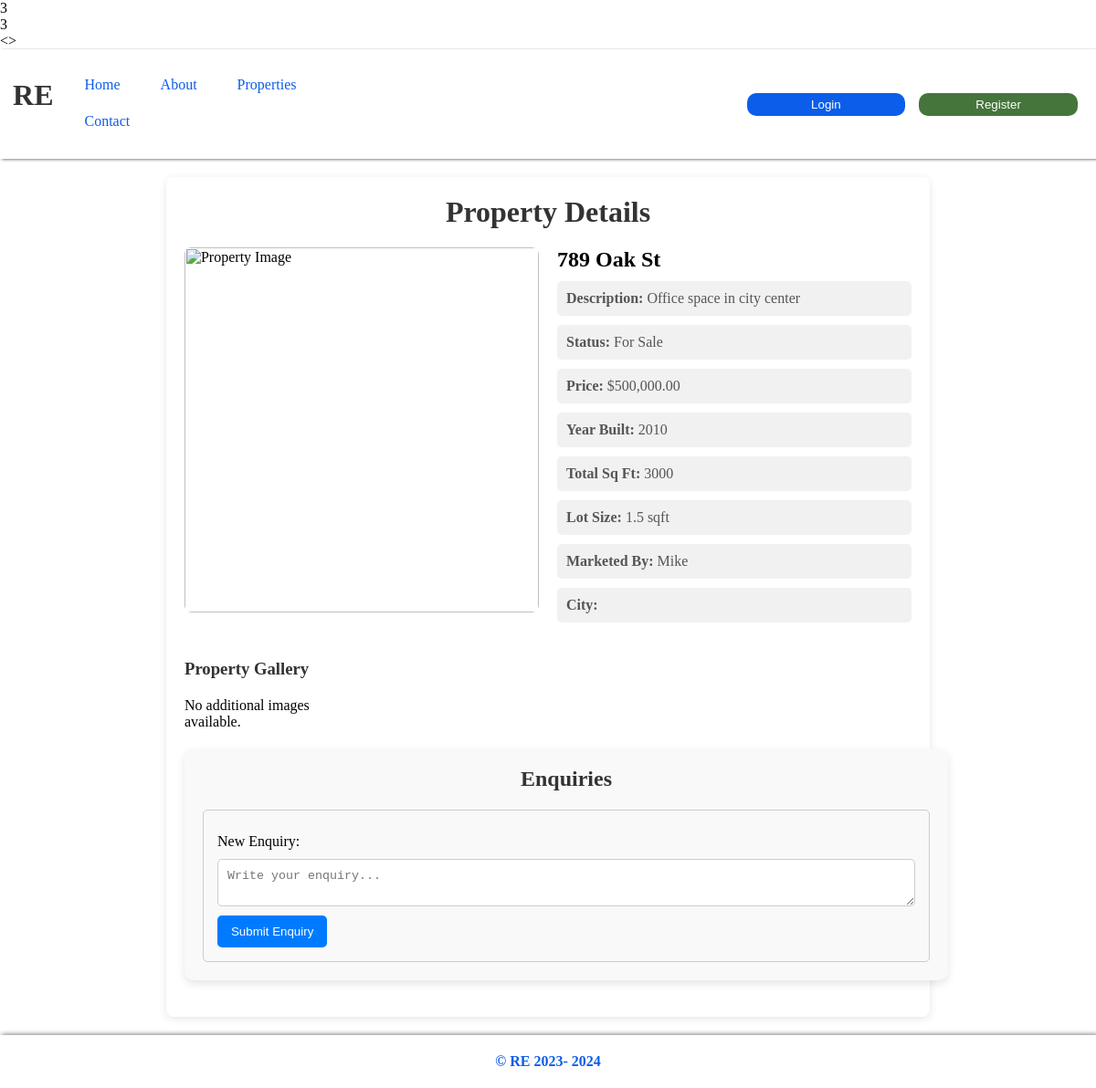
Page /property-details?id=3 on the committed database.
### tables this page shows
create table property(
    id int auto_increment primary key,
    propertyType int,
    status varchar(20) not null,
    yearBuilt int not null,
    marketedBy int not null,
    description varchar(255) not null,
    price float not null,
    totalSqFt float not null,
    lotSizeUnit varchar(20) not null,
    lotSize float not null,
    cityId int,
    address varchar(50) not null,
    foreign key (marketedBy) references user(id) on delete cascade,
    foreign key (cityId) references city(id) on delete set null,
    createdAt datetime default current_timestamp
);

create table user(
    id int auto_increment primary key,
    firstName varchar(50) not null,
    lastName varchar(50) not null,
    email varchar(100) not null,
    username varchar(50) not null,
    password varchar(255) not null,
    roleId int,
    avatar varchar(255) not null,
    foreign key (roleId) references role(id) on delete set null,
    createdAt datetime default current_timestamp

);

### src/controllers/HomeController.php (called while the page is built, shortened)
<?php
    class HomeController {
        private PropertyRepository $propertyRepository;
        public function __construct(
            PropertyRepository $propertyRepository,
            UserService $userService,
            PropertyTypeRepository $propertyTypeRepository,
            CityRepository $cityRepository,
            CommentRepository $commentRepository,
            EnquiryRepository $enquiryRepository,
        ) {
            $this->propertyRepository = $propertyRepository;
        }
        public function getPropertyDetails($id) : void {
            $property = $this->propertyRepository->getPropertyById($id);
            require_once __DIR__."/../../public/property-details.php";
        }
    }

### src/repositories/PropertyRepository.php (called while the page is built, shortened)
<?php
    class PropertyRepository {
        private PropertyDAO $propertyDAO;
        private PropertyTypeDAO $propertyTypeDAO;
        private RoleDAO $roleDAO;
        private UserDAO $userDAO;
        private EnquiryDAO $enquiryDAO;
        public function __construct(
            PropertyDAO $propertyDAO,
            PropertyTypeDAO $propertyTypeDAO,
            UserDAO $userDAO,
            RoleDAO $roleDAO,
            EnquiryDAO $enquiryDAO,
            CommentDAO $commentDAO
        ) {
            $this->propertyDAO = $propertyDAO;
            $this->propertyTypeDAO = $propertyTypeDAO;
            $this->userDAO = $userDAO;
            $this->roleDAO = $roleDAO;
            $this->enquiryDAO = $enquiryDAO;
        }
        public function getPropertyById(int $id) : Property {
            $property = $this->propertyDAO->getPropertyById($id);
            $marketedBy = $this->userDAO->getUserById($property->getMarketedBy()->getId());
            $marketedBy->setRole($this->roleDAO->getRoleById($marketedBy->getRole()->getId()));
            $propertyType = $this->propertyTypeDAO->getPropertyTypeById($property->getPropertyType()->getId());
            $property->setMarketedBy($marketedBy);
            $property->setPropertyType($propertyType);
            $enquiries = $this->enquiryDAO->getEnquiriesByPropertyId($property->getId());
            $property->setEnquiries($enquiries);
            return $property;
        }
    }

### src/dao/PropertyDAO.php (called while the page is built, shortened)
<?php
class PropertyDAO
{
    private mysqli $db;
    public function __construct(
        mysqli $db
    ) {
        $this->db=$db;
    }
    public function getPropertyById(int $id): Property
    {
        $property = null;
        try {
            $propertyResult = $this->db->query("SELECT * FROM property WHERE id=$id;");
            if ($propertyResult->num_rows > 0) {
                $row = $propertyResult->fetch_assoc();
                $property = new Property();
                $property->setId($row["id"]);
                $property->setStatus($row["status"]);
                $property->setYearBuilt($row["yearBuilt"]);
                $property->setDescription($row["description"]);
                $property->setPrice($row["price"]);
                $property->setTotalSqFt($row["totalSqFt"]);
                $property->setLotSizeUnit($row["lotSizeUnit"]);
                $property->setLotSize($row["lotSize"]);
                $property->setAddress($row["address"]);
                $property->setCity(new City($row["cityId"]));
                $property->setPropertyType(new PropertyType($row["propertyType"]));
                $property->setMarketedBy(new User($row["marketedBy"]));
            }
        } catch (PDOException $pdoe) {
            throw new ErrorException("Database Error : " . $pdoe->getMessage());
        } catch (ErrorException $e) {
            throw $e;
        }
        return $property;
    }
}

### src/models/Property.php (called while the page is built, shortened)
<?php
   class Property {
    private ?PropertyType $propertyType = null;
    private ?User $marketedBy = null;
    public function __construct(
        ?int $id = null,
        ?PropertyType $propertyType = null,
        ?string $status = null,
        ?int $yearBuilt = null,
        ?User $marketedBy = null,
        ?string $description = null,
        ?float $price = null,
        ?float $totalSqFt = null,
        ?string $lotSizeUnit = null,
        ?float $lotSize = null,
        ?DateTime $createdAt = null,
        ?array $propertyPhotos= null,
        ?string $address = null,
        ?City $city = null,
    ) {
        $this->propertyType = $propertyType;
        $this->marketedBy = $marketedBy;
    }
    public function getPropertyType(): ?PropertyType {
        return $this->propertyType;
    }
    public function setPropertyType(?PropertyType $propertyType): void {
        $this->propertyType = $propertyType;
    }
    public function getMarketedBy(): ?User {
        return $this->marketedBy;
    }
    public function setMarketedBy(?User $marketedBy): void {
        $this->marketedBy = $marketedBy;
    }
}

### src/models/User.php (called while the page is built, shortened)
<?php
class User {
    private ?int $id = null;
    private ?Role $role = null;
    public function __construct(
        ?int $id = null,
        ?string $firstName = null,
        ?string $lastName = null,
        ?string $email = null,
        ?string $username = null,
        ?string $password = null,
        ?Role $role = null,
        ?string $avatar = null
    ) {
        $this->id = $id;
        $this->role = $role;
    }
    public function getId(): ?int {
        return $this->id;
    }
    public function setId(?int $id): void {
        $this->id = $id;
    }
    public function getRole(): ?Role {
        return $this->role;
    }
    public function setRole(?Role $role): void {
        $this->role = $role;
    }
}

### src/dao/UserDAO.php (called while the page is built, shortened)
<?php
class UserDAO
{
    private mysqli $db;
    public function __construct(
        mysqli $db
    ) {
        $this->db=$db;
    }
    private function rowMapHelper(array $row): User
    {
        $user = new User();
        $user->setId($row["id"]);
        $user->setFirstName($row["firstName"]);
        $user->setLastName($row["lastName"]);
        $user->setEmail($row["email"]);
        $user->setUsername($row["username"]);
        $user->setPassword($row["password"]);
        $user->setRole(new Role($row["roleId"]));
        $user->setAvatar($row["avatar"]);
        return $user;
    }
    private function queryHelper($initQuery,$map,&$query="",&$bindArr=[],&$bindString="") {
        $query = $initQuery. " ";
        $i =0;
        foreach ($map as $key => $value) {
            if($i==0){
                $query .= "where ";
            }
            $query .= "$key=?";
            $i++;
        }
        foreach ($map as $key => $value) {
            $bindString .= $value["type"];
        }
        $query .=";";
    }
    private function getUserHelper(array $map): ?User{
        $query = "";
        $bindArr = [];
        $bindString = "";
        $this->queryHelper("SELECT * FROM user",$map,$query,$bindArr,$bindString);
        $user = null;
        try {
            $stmt = $this->db->prepare($query);
            $params = array_merge([$bindString],$bindArr);
            call_user_func_array([$stmt,"bind_param"],Helper::refValues($params));
            if (!$stmt->execute()) {
                throw new Exception("Someting went wrong while trying to get the data");
            }
            $result = $stmt->get_result();
            if ($result->num_rows > 0) {
                $row = $result->fetch_assoc();
                $user = $this->rowMapHelper($row);
            }else {
                throw new Exception("User not found with given information");
            }
        } catch (PDOException $pdoe) {
            throw new ErrorException("Database Error : " . $pdoe->getMessage());
        } catch (ErrorException $e) {
            throw $e;
        }
        return $user;
    }
    public function getUserById(int $id): User
    {
        return $this->getUserHelper(array(
            "id"=> array(
                "type" => "i",
                "value" => $id
            )
        ));
    }
}

### src/utils/Helper.php (called while the page is built, shortened)
<?php
class Helper
{
    public static function refValues(array $arr): array
    {
        $refs = [];
        foreach ($arr as $key => $value) {
            $refs[$key] = &$arr[$key];
        }
        return $refs;
    }
}

### src/models/Role.php (called while the page is built, shortened)
<?php
    class Role {
        private int|null $id=null;
        function __construct(int|null $id=null, string|null $name=null) {
            $this->id=$id;
        }
        function getId():int|null {
            return $this->id;
        }
        function setId(int|null $id):void {
            $this->id = $id;
        }
    }

### src/dao/RoleDAO.php (called while the page is built, shortened)
<?php
    class RoleDAO {
        private mysqli $db;
        public function __construct($dbConnection=null) {
            $this->db = $dbConnection;
        }
        function getRoleById(int $id) : Role {
            $result  = $this->db->query("SELECT
                   * from role where id=$id;
                   ") or trigger_error("Something Went wrong while trying to execute SELECT query");
            $role = new Role();
            if($result->num_rows> 0) {
                $row=$result->fetch_assoc();
                $role->setId($row["id"]);
                $role->setName($row["name"]);
            }else {
                throw new ErrorException("State with Provided Id not found");
            }
            return $role;
        }
    }

### src/models/PropertyType.php (called while the page is built, shortened)
<?php
class PropertyType {
    private ?int $id = null;
    public function __construct(
        ?int $id = null,
        ?string $name = null,
        ?User $createdBy = null,
        ?DateTime $createdAt = null
    ) {
        $this->id = $id;
    }
    public function getId(): ?int {
        return $this->id;
    }
    public function setId(?int $id): void {
        $this->id = $id;
    }
}

### src/dao/PropertyTypeDAO.php (called while the page is built, shortened)
<?php
class PropertyTypeDAO
{
    private mysqli $db;
    public function __construct(
        mysqli $db
    ) {
        $this->db = $db;
    }
    private function rowMapHelper(array $row): PropertyType
    {
        $propertyType = new PropertyType();
        $propertyType->setId($row["id"]);
        $propertyType->setName($row["name"]);
        $propertyType->setCreatedBy(new User($row["createdBy"]));
        return $propertyType;
    }
    public function getPropertyTypeById(int $id): PropertyType
    {
        $propertyType = null;
        try {
            $stmt = $this->db->prepare("SELECT * FROM propertyType where id=?;");
            $stmt->bind_param("i", $id);
            if (!$stmt->execute()) {
                throw new Exception("Someting went wrong while trying to get the data");
            }
            $result = $stmt->get_result();
            if ($result->num_rows > 0) {
                $row = $result->fetch_assoc();
                $propertyType = $this->rowMapHelper($row);
            }
        } catch (PDOException $pdoe) {
            throw new ErrorException("Database Error : " . $pdoe->getMessage());
        } catch (ErrorException $e) {
            throw $e;
        }
        return $propertyType;
    }
}

### public/property-details.php (the view, shortened to what this page needs)
<?php require_once __DIR__ . "/../constants.php";
require_once __DIR__ . "/../src/models/Property.php";
?>
<!DOCTYPE html>
<html lang="en">
<head>
    <link href="<?php echo URL . 'public/css/index.css'; ?>" rel="stylesheet" type="text/css" />
    <link href="<?php echo URL . 'public/css/property-details.css'; ?>" rel="stylesheet" type="text/css" />
</head>
<>
    <?php include __DIR__ . "/../components/header.php"; ?>
    <div class="container">
        <h1>Property Details</h1>
        <?php if ($property instanceof Property): ?>
            <div class="property-detail">
                <div class="property-image">
                    <img src="<?php echo $property->getPropertyPhotos() != null ? URL . $property->getPropertyPhotos()[0]->getUrl() : ''; ?>"
                        alt="Property Image" />
                </div>
                <div class="property-info">
                    <h2><?php echo $property->getAddress(); ?></h2>
                    <p><strong>Description:</strong> <?php echo $property->getDescription(); ?></p>
                    <p><strong>Status:</strong> <?php echo $property->getStatus(); ?></p>
                    <p><strong>Price:</strong> $<?php echo number_format($property->getPrice(), 2); ?></p>
                    <p><strong>Year Built:</strong> <?php echo $property->getYearBuilt(); ?></p>
                    <p><strong>Total Sq Ft:</strong> <?php echo $property->getTotalSqFt(); ?></p>
                    <p><strong>Lot Size:</strong>
                        <?php echo $property->getLotSize() . ' ' . $property->getLotSizeUnit(); ?>
                    </p>
                    <p><strong>Marketed By:</strong> <?php echo $property->getMarketedBy()->getFirstName(); ?></p>
                    <p><strong>City:</strong> <?php echo $property->getCity()->getName(); ?></p>
                </div>
            </div>
            <div class="gallery">
                <h3>Property Gallery</h3>
                <div class="gallery-grid">
                    <?php if ($property->getPropertyPhotos() != null): ?>
                        <?php foreach ($property->getPropertyPhotos() as $photo): ?>
                            <div class="gallery-item">
                                <img src="<?php echo URL . $photo->getUrl(); ?>" alt="Gallery Image" />
                            </div>
                        <?php endforeach; ?>
                    <?php else: ?>
                        <p>No additional images available.</p>
                    <?php endif; ?>
                </div>
            </div>
            <div class="enquiries">
                <h3> Enquiries</h3>
                <div class="enquiryInputBox">
                    <form class="enquiryForm" method="post">
                        <div action="" method="post">
                            <label for="enquiry" style="display:block;padding:10px 0;">New Enquiry:</label>
                            <textarea id="enquiry" name="enquiryString" placeholder="Write your enquiry..."
                                required></textarea>
                        </div>
                        <div style="margin-top:10px;">
                            <button type="submit" name="enquiry">Submit Enquiry</button>
                        </div>
                    </form>
                </div>
            </div>
        </div>
        <?php else: ?>
        <p>Property not found.</p>
        <?php endif; ?>
    <?php include __DIR__ . "/../components/footer.php"; ?>
</body>
</html>

### rows in the picture
property: address "789 Oak St", description "Office space in city center", status "For Sale", price "500,000.00", yearBuilt "2010", totalSqFt "3000", lotSize "1.5", lotSizeUnit "sqft"
user: firstName "Mike"

### other values in the picture
$msg "3"
